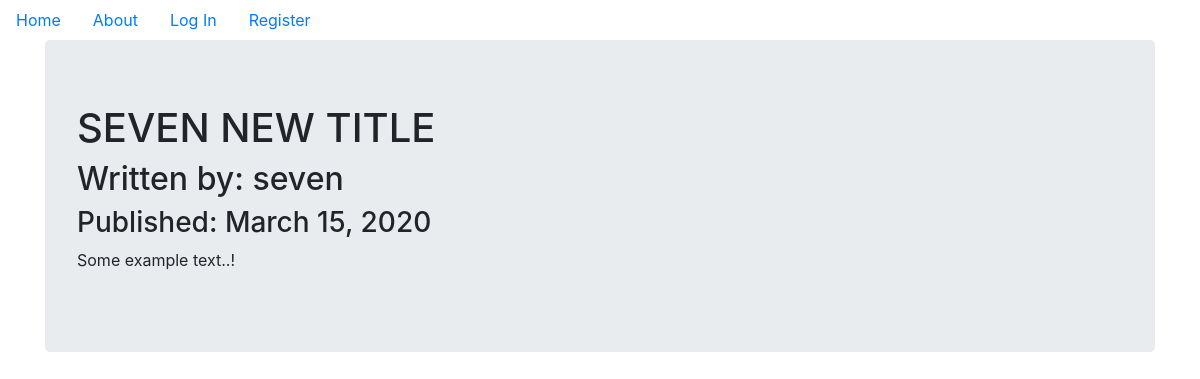
Page /3 on the committed database.
### puppycompanyblog/models.py (models this page shows, shortened)
class BlogPost(db.Model):
    users = db.relationship(User)
    id = db.Column(db.Integer, primary_key=True)
    user_id = db.Column(db.Integer, db.ForeignKey('users.id'), nullable=False)
    date = db.Column(db.DateTime, nullable=False, default=datetime.utcnow)
    title = db.Column(db.String(140), nullable=False)
    text = db.Column(db.Text, nullable=False)

class User(db.Model, UserMixin):
    __tablename__ = 'users'
    id = db.Column(db.Integer, primary_key = True)
    profile_image = db.Column(db.String(20), nullable=False, default='default_profile.png')
    email = db.Column(db.String(64), unique=True, index=True)
    username = db.Column(db.String(64), unique=True, index=True)
    password_hash = db.Column(db.String(128))
    posts = db.relationship('BlogPost', backref='author', lazy=True)

### puppycompanyblog/users/views.py (the view)
@users.route('/<username>')
def user_posts(username):
    page = request.args.get('page',1, type=int)
    user = User.query.filter_by(username=username).first_or_404()
    blog_posts = BlogPost.query.filter_by(author=user).order_by(BlogPost.date.desc()).paginate(page=page, per_page=5)
    return render_template('user_blog_posts.html', blog_posts=blog_posts, user=user)

### puppycompanyblog/blog_posts/views.py (called while the page is built)
@blog_posts.route('/<int:blog_post_id>')
def blog_post(blog_post_id):
    blog_post = BlogPost.query.get_or_404(blog_post_id)
    return render_template('blog_post.html', title=blog_post.title,
                            date=blog_post.date, post=blog_post)

### puppycompanyblog/templates/blog_post.html (shortened to what this page needs)
{% extends 'base.html' %}
{% block content %}
<div class="jumbotron">
  <h1>{{ title }}</h1>
  <h2>Written by: {{ post.author.username }}</h2>
  <h3>Published: {{ post.date.strftime('%B %d, %Y') }}</h3>
  <p>{{ post.text }}</p>
</div>
{% endblock %}

### rows in the picture
BlogPost: title "SEVEN NEW TITLE", date "March 15, 2020", text "Some example text..!"
User: author.username "seven"
